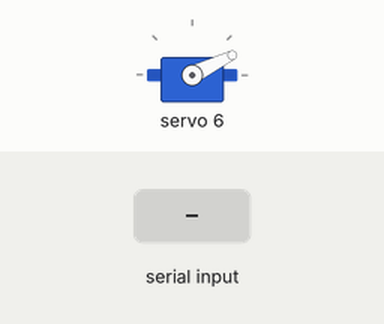
A sketch run on a simulated Arduino Uno, built with avr-gcc and run on an emulated ATmega328P. On the bench: servo. The test bench sets the inputs (shaded band).

Above: at 1.2 s.
1.3 s: "90,45\n" received over Serial
At 2.3 s:
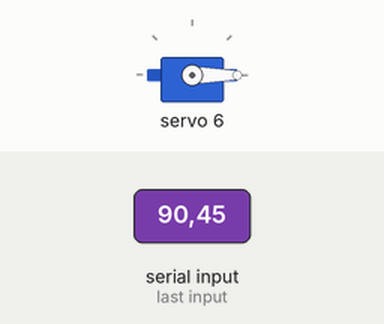
3.5 s: "200\n" received over Serial
At 5.1 s:
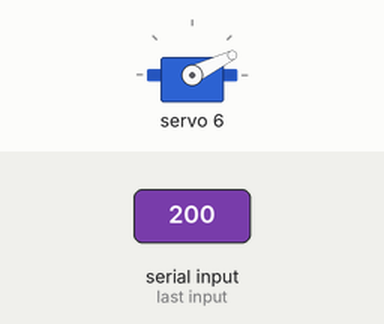
5.5 s: "1\n" received over Serial
At 6.2 s:
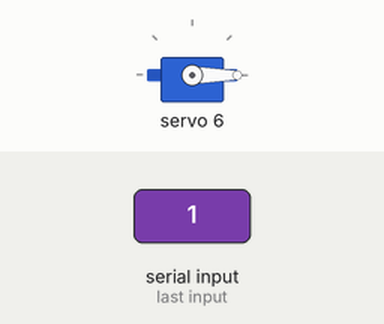
Timing chart, 0 to 8.5 s (numbered marks = the images above; inputs shaded):
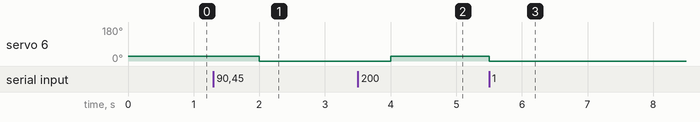

The sketch:

beer_bot.ino
```cpp
#include <Wire.h>
#include <Adafruit_PWMServoDriver.h>
Adafruit_PWMServoDriver pwm = Adafruit_PWMServoDriver();
#include <NewPing.h>

//rotation speed
#define ROTATION_SPEED 5

//main motors for the ROBOT
#define LOWER_MAIN_LIFT 6
#define UPPER_MAIN_LIFT 7

//servo Futada S3003, 50Hz
#define ROTATE_DISC 15
//int RotateDiscHz = 50;

uint16_t currentPos_ROTATE_DISC = 375;
uint16_t newPos_ROTATE_DISC = 375;
// 0 for stay put, 1 rotate
byte move_ROTATE_DISC = 0;
byte move_ARM1 = 0;
byte move_HAND1 = 0;
byte move_OPENER = 0;
byte move_LOWER_MAIN_LIFT = 0;

//MG995
#define ARM_1 11
#define HAND_1 10
#define OPENER 9

int valueForAngle = 200;

uint8_t RotateDisc = 6;

void setup() {
  // put your setup code here, to run once:
  Serial.begin(9600);

  pwm.begin();
  pwm.setPWMFreq(60);  // 60Hz seems to be working
  yield();

}
void loop() {

  //disc rotating
  if(move_ROTATE_DISC == 1 && currentPos_ROTATE_DISC < newPos_ROTATE_DISC){

  } else if(move_ROTATE_DISC == 1 && currentPos_ROTATE_DISC > newPos_ROTATE_DISC){

  }

  //disc rotating
  if(move_ROTATE_DISC == 1 && currentPos_ROTATE_DISC < newPos_ROTATE_DISC){

  } else if(move_ROTATE_DISC == 1 && currentPos_ROTATE_DISC > newPos_ROTATE_DISC){

  }

  //disc rotating
  if(move_ROTATE_DISC == 1 && currentPos_ROTATE_DISC < newPos_ROTATE_DISC){

  } else if(move_ROTATE_DISC == 1 && currentPos_ROTATE_DISC > newPos_ROTATE_DISC){

  }

  //disc rotating
  if(move_ROTATE_DISC == 1 && currentPos_ROTATE_DISC < newPos_ROTATE_DISC){

  } else if(move_ROTATE_DISC == 1 && currentPos_ROTATE_DISC > newPos_ROTATE_DISC){

  }

  //disc rotating
  if(move_ROTATE_DISC == 1 && currentPos_ROTATE_DISC < newPos_ROTATE_DISC){

  } else if(move_ROTATE_DISC == 1 && currentPos_ROTATE_DISC > newPos_ROTATE_DISC){

  }

  //disc rotating
  if(move_ROTATE_DISC == 1 && currentPos_ROTATE_DISC < newPos_ROTATE_DISC){

  } else if(move_ROTATE_DISC == 1 && currentPos_ROTATE_DISC > newPos_ROTATE_DISC){

  }

  if(Serial.available()){
    int f = Serial.parseInt();
    if (f >= 0 && f < 4096){
      valueForAngle = f;
    }
  }

  pwm.setPWM(RotateDisc, 0, valueForAngle);
  delay(500);
  /*
  for (uint16_t pulselen = SERVOMIN_S3003; pulselen < SERVOMAX_S3003; pulselen++) {
    pwm.setPWM(ROTATE_DISC, 0, pulselen);
    delay(5);
  }

  delay(500);
  for (uint16_t pulselen = SERVOMAX_S3003; pulselen > SERVOMIN_S3003; pulselen--) {
    pwm.setPWM(ROTATE_DISC, 0, pulselen);
    delay(5);
  }
*/
  delay(500);

}

//rotate the robot motors downward
void rotateDown(uint16_t &newPos, uint16_t &currentPos, int motor_number) {
  for (currentPos; currentPos >= newPos; currentPos--) {
    pwm.setPWM(motor_number, 0, currentPos);
    delay(ROTATION_SPEED);
    if (currentPos == newPos){
      currentPos = newPos;
    }
  }
}

//up motion
void rotateUp(uint16_t &newPos, uint16_t &currentPos, int motor_number) {
  for (currentPos; currentPos <= newPos; currentPos++) {
    pwm.setPWM(motor_number, 0, currentPos);
    delay(ROTATION_SPEED);
    if (currentPos == newPos){
      currentPos = newPos;
    }
  }
}
```

helper_functions.ino
```cpp
//how far the motors can rotate
#define SERVOMIN_S3315D  140
#define SERVOMAX_S3315D  570
#define SERVOMIN_S3003 140
#define SERVOMAX_S3003 610
#define SERVOMIN_MG995 140
#define SERVOMAX_MG995 580

//check that values are wihin limits
void checkPosValIsProper(uint16_t &newPos, uint16_t &currentPos, int motor_number){
  if (motor_number == 6 || motor_number == 7){

    if (newPos > SERVOMAX_S3315D){
      newPos = SERVOMAX_S3315D;
    } else if (newPos < SERVOMIN_S3315D){
      newPos = SERVOMIN_S3315D;
    }

    if (currentPos > SERVOMAX_S3315D){
      currentPos = SERVOMAX_S3315D;
    } else if (currentPos < SERVOMIN_S3315D){
      currentPos = SERVOMIN_S3315D;
    }
  } else if (motor_number == 9 || motor_number == 10 || motor_number == 11){

    if (newPos > SERVOMAX_MG995){
      newPos = SERVOMAX_MG995;
    } else if (newPos < SERVOMIN_MG995){
      newPos = SERVOMIN_MG995;
    }

    if (currentPos > SERVOMAX_MG995){
      currentPos = SERVOMAX_MG995;
    } else if (currentPos < SERVOMIN_MG995){
      currentPos = SERVOMIN_MG995;
    }
  } else if (motor_number == 15) {

    if (newPos > SERVOMAX_S3003){
      newPos = SERVOMAX_S3003;
    } else if (newPos < SERVOMIN_S3003){
      newPos = SERVOMIN_S3003;
    }

    if (currentPos > SERVOMAX_S3003){
      currentPos = SERVOMAX_S3003;
    } else if (currentPos < SERVOMIN_S3003){
      currentPos = SERVOMIN_S3003;
    }
  }


}
```

Measured:
- after the input at 1.3 s, servo 6: 26° → 0° after 0.70 s
- after the input at 3.5 s, servo 6: 0° → 26° after 0.50 s
- after the input at 5.5 s, servo 6: 26° → 0° at once
